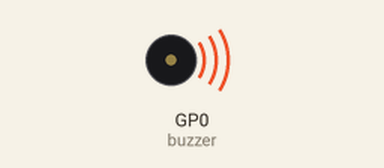
The program below on a simulated Raspberry Pi Pico running MicroPython. Shown: buzzer (waves = sounding).

Above: at 0.1 s.
At 4.47 s:
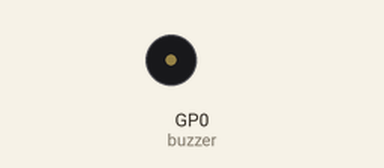
Timing chart, 0 to 4.8 s (numbered marks = the images above):
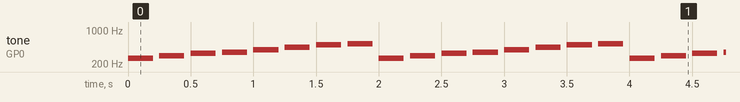

The program:

buzzer_melody.py
```python
from machine import Pin, I2C, PWM
import time

# Initialize Buzzer
buzzer = PWM(Pin(0))  # Buzzer connected to GPIO 0 on RP2040-Zero

# Melody notes (frequencies in Hz)
melody = [262, 294, 330, 349, 392, 440, 494, 523]  # C4 to C5

# Function to play a melody
def play_melody():
    for note in melody:
        buzzer.freq(note)
        buzzer.duty_u16(32768)  # 50% duty cycle
        time.sleep(0.2)
        buzzer.duty_u16(0)  # Turn off buzzer
        time.sleep(0.05)

# Main loop
while True:
    play_melody()
```

Measured:
- by itself, tone on GP0 (buzzer): repeats every 2.0 s: silent 0.05 s, 294 Hz 0.20 s, silent 0.05 s, 330 Hz 0.20 s, silent 0.05 s, 349 Hz 0.20 s, silent 0.05 s, 392 Hz 0.20 s, silent 0.05 s, 440 Hz 0.20 s, silent 0.05 s, 494 Hz 0.20 s, silent 0.05 s, 523 Hz 0.20 s, silent 0.05 s, 262 Hz 0.20 s
